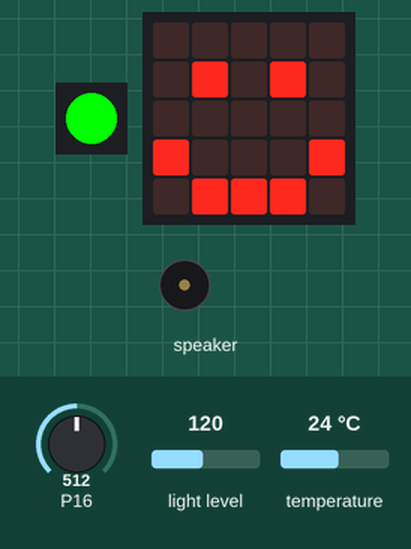
This program was run on a simulated Calliope mini (MakeCode). Parts: 1 RGB LEDs in strip order, left to right, the board's 5×5 LED display, buzzer (waves = sounding). The test bench sets the inputs (shaded band); at power-on: light level 120, temperature 24 °C, P16 = 512 (analog values on the 0–1023 scale).

Above: at 1.2 s.
1.3 s: light level set to 52
3.0 s: light level set to 45
At 3.6 s:
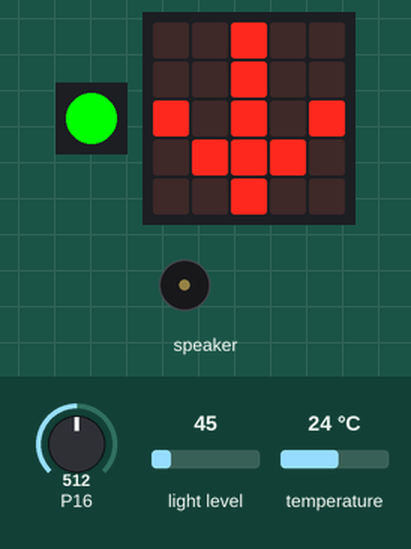
4.6 s: temperature set to 20.5 °C
6.1 s: temperature set to 19.4 °C
At 7.2 s:
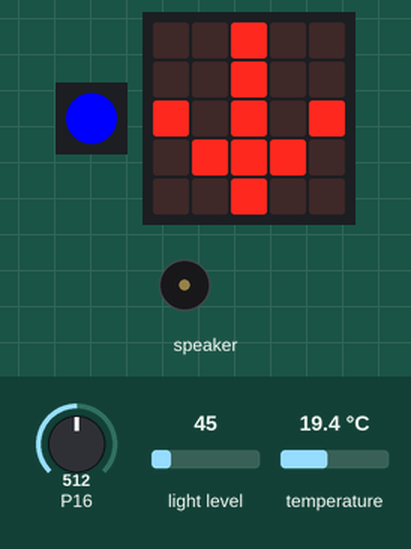
7.7 s: P16 set to 688
9.2 s: P16 set to 718
At 9.7 s:
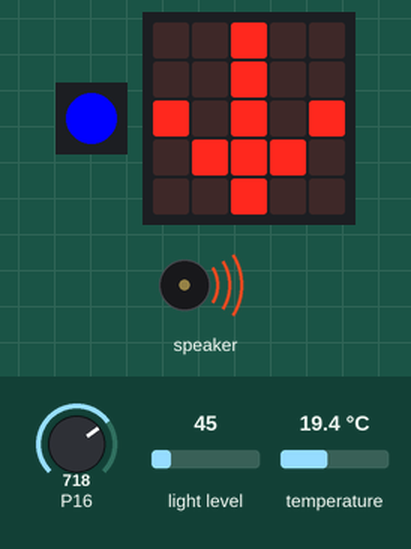
Timing chart, 0 to 13.5 s (numbered marks = the images above; inputs shaded):
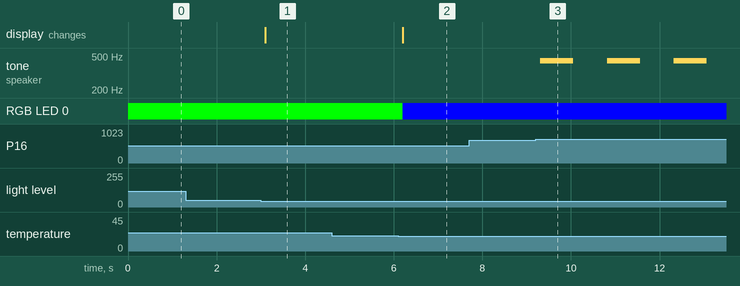

The program:

main.ts
```typescript
let temperatur = 0
let licht = 0
let feuchtigkeit = 0
basic.forever(function () {
    temperatur = input.temperature()
    licht = input.lightLevel()
    feuchtigkeit = pins.analogReadPin(AnalogPin.C16)
    if (temperatur < 20) {
        basic.setLedColor(0x0000ff)
    } else {
        basic.setLedColor(0x00ff00)
    }
    if (feuchtigkeit < 200) {
        music.playMelody("G E G E G E G E ", 80)
    } else if (feuchtigkeit > 700) {
        music.playMelody("A - A - A - A - ", 80)
    }
    if (licht < 50) {
        basic.showIcon(IconNames.ArrowSouth)
    } else if (licht > 120) {
        basic.showIcon(IconNames.ArrowNorth)
    } else {
        basic.showIcon(IconNames.Happy)
    }
})
```

test.ts
```typescript
// Hier kann man Tests durchführen; diese Datei wird nicht kompiliert, wenn dieses Paket als Erweiterung verwendet wird.
```

Measured:
- the behaviour switches between 50 and 49 on light level (found by bisection; images 0 and 1)
- the behaviour switches between 20 and 19.9 °C on temperature (found by bisection; images 1 and 2)
- the behaviour switches between 700 and 701 on P16 (found by bisection; images 2 and 3)
- after the input at 1.3 s, every drawn part: stays the same
- after the input at 3.0 s, the display: changes after 0.10 s (image 1)
- after the input at 4.6 s, every drawn part: stays the same
- after the input at 6.1 s, RGB LED 0: RGB(0, 255, 0) → RGB(0, 0, 255) after 0.11 s
- after the input at 7.7 s, every drawn part: stays the same
- after the input at 9.2 s, tone on speaker: alternates 440 Hz for 0.75 s and silent for 0.76 s, starting after 0.11 s
